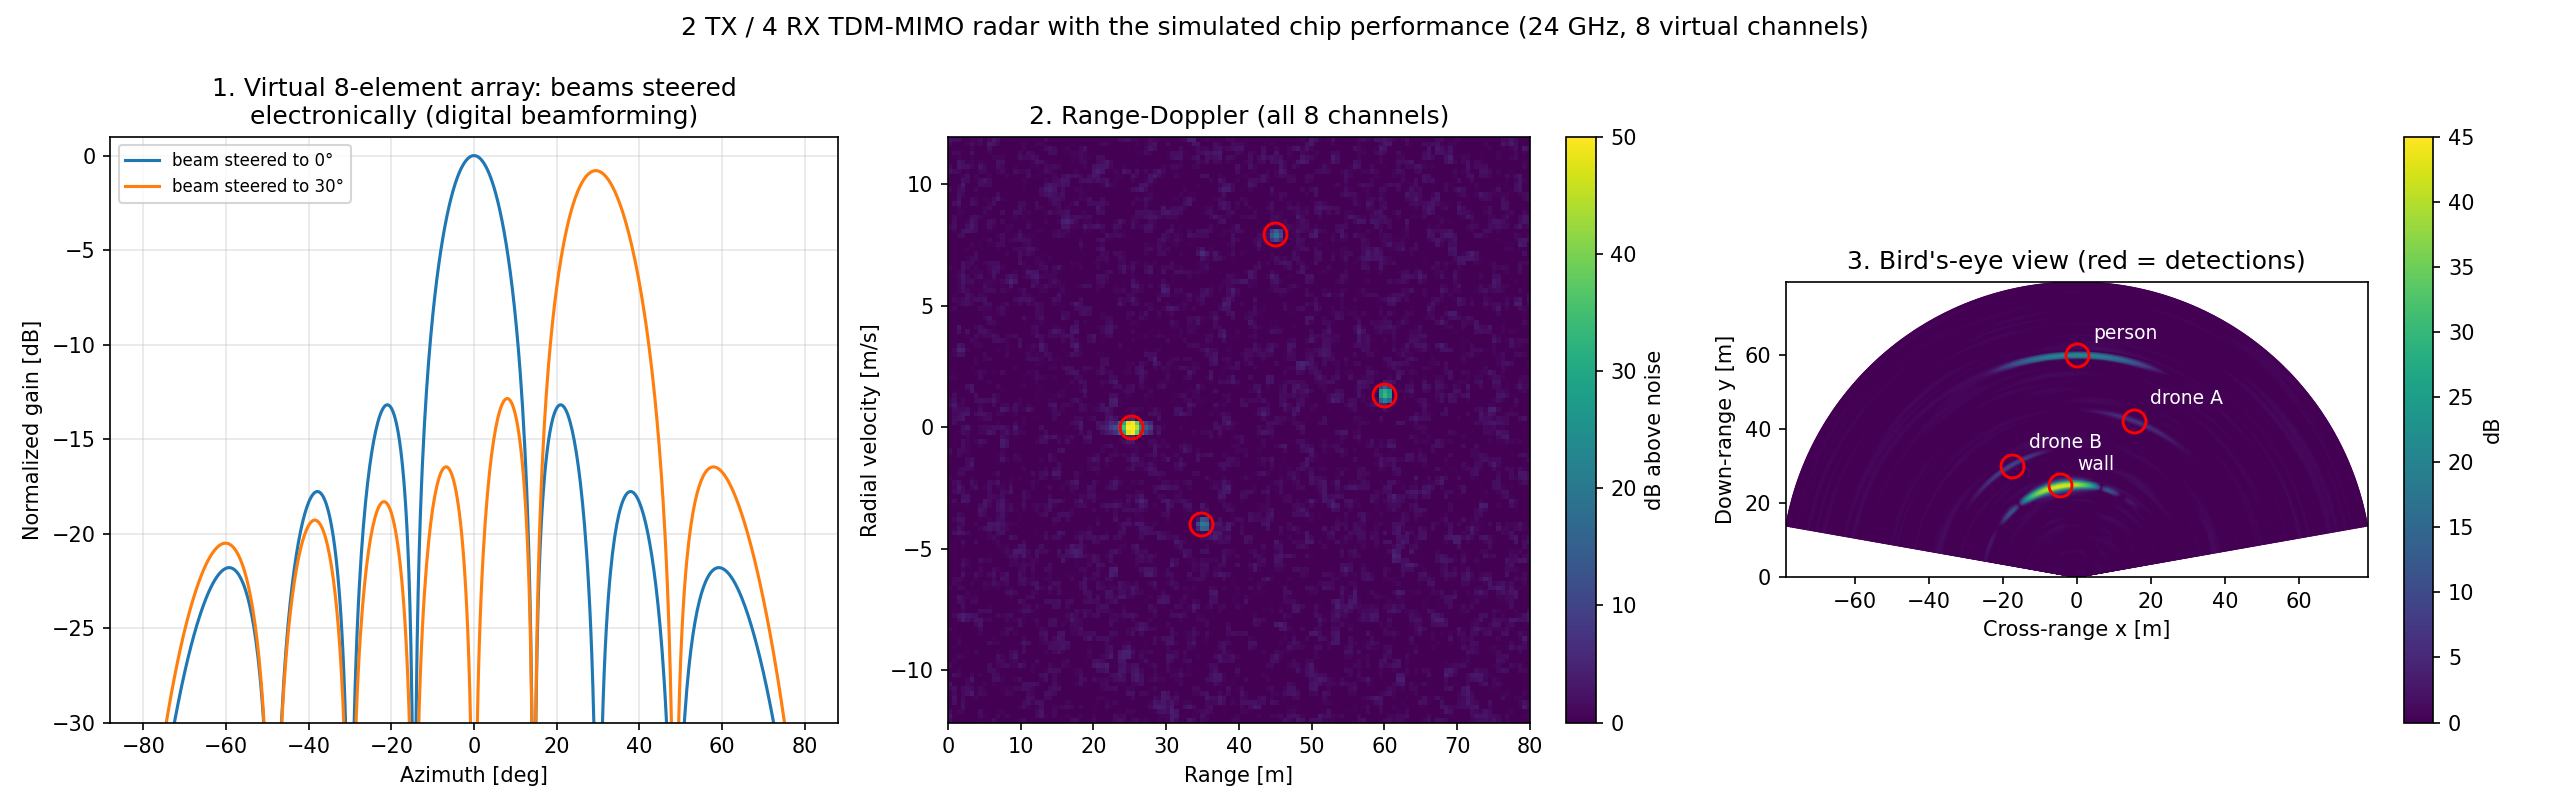

Write Python code to recreate this figure.
"""
mimo_scene.py - 2 TX / 4 RX TDM-MIMO version of the 24 GHz radar (system model).

Chip performance from the transistor-level simulations (PA power, RX gain, noise figure),
plus: antenna geometry (8-element virtual array), patch-column element patterns,
TX1/TX2 alternating chirps (TDM-MIMO), and digital beamforming in the "FPGA".
Processing: range FFT -> Doppler FFT -> non-coherent sum over channels -> 2-D CA-CFAR
-> TDM Doppler compensation -> angle by beam scan across the 8 virtual channels.

Run:  python3 mimo_scene.py                    (calibrated channels)
      python3 mimo_scene.py --phase-err 15     (uncalibrated: random 15 deg rms LO phase errors per RX)
Out:  mimo_scene.png + detection table
"""
import argparse
import numpy as np
import matplotlib; matplotlib.use("Agg"); import matplotlib.pyplot as plt

ap = argparse.ArgumentParser(); ap.add_argument("--phase-err", type=float, default=0.0)
args = ap.parse_args()
rng = np.random.default_rng(3)
c, k, T0 = 3e8, 1.380649e-23, 290.0
db = lambda x: 10*np.log10(x); lin = lambda x: 10**(x/10)

# ---------------- waveform ----------------
F0, B, TC, FS = 24.0e9, 250e6, 128e-6, 5e6
NPT = 128                                   # chirps PER TRANSMITTER (TX1, TX2 alternate -> 256 chirps per frame)
lam = c/(F0 + B/2); S = B/TC; NS = int(TC*FS)

# ---------------- chip (transistor-level results) ----------------
PT_DBM, RX_GAIN = 5.5, 27.6
NF_LOSS, NF_LNA, G_LNA, NF_MIX = 1.5, 2.04, 20.3, 13.0
F_SYS = lin(NF_LOSS) + (lin(NF_LNA)-1)/lin(-NF_LOSS) + (lin(NF_MIX)-1)/(lin(-NF_LOSS)*lin(G_LNA))

# ---------------- antennas ----------------
G_EL = 11.0                                  # patch column (4 series-fed patches): peak gain [dBi]
def el_pattern(th):                          # azimuth power pattern of one column, ~100 deg beamwidth
    return np.clip(np.cos(th), 0, None)**1.3
x_rx = np.arange(4) * lam/2                  # RX positions
x_tx = np.array([0, 4]) * lam/2              # TX positions (4 * lambda/2 apart)
x_v = (x_tx[:, None] + x_rx[None, :]).ravel()   # 8 virtual positions, lambda/2 apart
phase_err = np.deg2rad(rng.normal(0, args.phase_err, 4)) if args.phase_err else np.zeros(4)

# ---------------- scene ----------------
targets = [  # name, range [m], speed [m/s] (+ approaching), azimuth [deg] (+ right), RCS [m^2]
    ("drone A", 45.0,  8.0,  20.0, 0.01),
    ("drone B", 35.0, -4.0, -30.0, 0.01),
    ("person",  60.0,  1.4,   0.0, 1.0),
    ("wall",    25.0,  0.0, -10.0, 5.0),
]

def amp_if(R, rcs, th):
    pt = lin(PT_DBM)*1e-3
    g = lin(G_EL)*el_pattern(th)
    pr = pt * g * g * lam**2 * rcs / ((4*np.pi)**3 * R**4)
    return np.sqrt(2*50*pr) * 10**(RX_GAIN/20)

t = np.arange(NS)/FS
cube = np.zeros((2, 4, NPT, NS))             # [tx, rx, chirp, sample]
for name, R, v, az, rcs in targets:
    th = np.deg2rad(az); a = amp_if(R, rcs, th); fb = 2*R*S/c
    for tx in range(2):
        for n in range(NPT):
            p = 2*n + tx                      # global chirp index (TX1 even, TX2 odd)
            Rp = R - v*p*TC
            for rx in range(4):
                ph = 2*np.pi*fb*t - 4*np.pi*Rp/lam - 2*np.pi*(x_tx[tx] + x_rx[rx])*np.sin(th)/lam + phase_err[rx]
                cube[tx, rx, n] += a*np.cos(ph)
vn = np.sqrt(k*T0*F_SYS*(FS/2)*50) * 10**(RX_GAIN/20)
cube += rng.normal(0, vn, cube.shape)

# ---------------- processing ----------------
NR = NS//2
rf = np.fft.rfft(cube*np.hanning(NS), axis=-1)[..., :NR]
rd = np.fft.fftshift(np.fft.fft(rf*np.hanning(NPT)[:, None], axis=2), axes=2)     # [tx, rx, doppler, range]
r_axis = np.arange(NR)*FS/NS*c/(2*S)
v_axis = np.fft.fftshift(np.fft.fftfreq(NPT, 2*TC))*lam/2                       # chirp period per TX = 2*TC
P = np.sum(np.abs(rd)**2, axis=(0, 1))                                          # non-coherent over 8 channels

def ca_cfar(P, guard=(2, 2), train=(6, 8), pfa=1e-6):
    from numpy.lib.stride_tricks import sliding_window_view as sw
    gd, gr = guard; td, tr = train; hd, hr = gd+td, gr+tr
    tot = sw(np.pad(P, ((hd, hd), (hr, hr)), mode="wrap"), (2*hd+1, 2*hr+1)).sum(axis=(-1, -2))
    inn = sw(np.pad(P, ((gd, gd), (gr, gr)), mode="wrap"), (2*gd+1, 2*gr+1)).sum(axis=(-1, -2))
    n = (2*hd+1)*(2*hr+1) - (2*gd+1)*(2*gr+1)
    # noise in a cell = sum of 8 channel powers (Gamma(8)); threshold for the wanted false-alarm rate,
    # plus ~15 % for the uncertainty of the noise estimate from the training cells
    from scipy.stats import gamma
    alpha = gamma.isf(pfa, 8)/8 * 1.15
    return P > alpha*(tot - inn)/n, (tot - inn)/n

det, noise = ca_cfar(P); det[:, r_axis < 3] = False
th_grid = np.deg2rad(np.linspace(-80, 80, 641))
steer = np.exp(-2j*np.pi*np.outer(np.sin(th_grid), x_v)/lam)                  # [angle, virtual element]

dets = []
for i, j in zip(*np.nonzero(det)):
    if P[i, j] < P[max(i-2, 0):i+3, max(j-2, 0):j+3].max(): continue
    y = rd[:, :, i, j].copy()                                                   # [tx, rx]
    y[1] *= np.exp(-1j*4*np.pi*v_axis[i]*TC/lam)                               # TDM: TX2 chirps are TC later
    beam = np.abs(steer.conj() @ y.ravel())**2
    dets.append((r_axis[j], v_axis[i], np.rad2deg(th_grid[np.argmax(beam)]), db(P[i, j]/noise[i, j]), beam))

# ---------------- report ----------------
print(f"System NF {db(F_SYS):.2f} dB, PA {PT_DBM:+.1f} dBm, element gain {G_EL} dBi, "
      f"virtual array 8 x lambda/2 ({x_v[-1]*1e3:.1f} mm aperture)")
print(f"Max unambiguous speed +-{lam/(4*2*TC):.1f} m/s (halved by TDM), angular resolution ~{np.rad2deg(2/8):.0f} deg at boresight")
if args.phase_err: print(f"Uncalibrated LO phase errors per RX: {np.round(np.rad2deg(phase_err), 1)} deg")
print("\nTarget     range    speed    azimuth  |  detected: range    speed    azimuth  (error)")
for name, R, v, az, rcs in targets:
    hit = [d for d in dets if abs(d[0]-R) < 1.5 and abs(d[1]-v) < 1.0]
    if hit:
        r, vv, a, s, _ = hit[0]
        print(f"{name:9s} {R:5.1f} m {v:+5.1f} m/s {az:+6.1f}°  |  {r:5.1f} m  {vv:+6.2f} m/s  {a:+6.1f}°  ({a-az:+.1f}°)")
    else:
        print(f"{name:9s} {R:5.1f} m {v:+5.1f} m/s {az:+6.1f}°  |  not detected")
false = [d for d in dets if not any(abs(d[0]-R) < 1.5 and abs(d[1]-v) < 1.0 for _, R, v, _, _ in targets)]
print(f"False alarms: {len(false)}")

# max drone range vs azimuth (link budget with 8-channel coherent gain, 13 dB detection threshold)
def snr(R, rcs, az):
    th = np.deg2rad(az); g = lin(G_EL)*el_pattern(th)
    s1 = lin(PT_DBM)*1e-3*g*g*lam**2*rcs*NPT*TC / ((4*np.pi)**3*R**4*k*T0*F_SYS)   # one virtual channel
    return db(8*s1) - 3.0                                                           # coherent over 8, minus processing loss
print("\nDrone (0.01 m^2) detection range vs azimuth:",
      ", ".join(f"{az}°: {10**((snr(1, 0.01, az)-13)/40):.0f} m" for az in (0, 30, 45, 60)))

# ---------------- figure ----------------
fig = plt.figure(figsize=(17, 5.4))
ax1 = fig.add_subplot(1, 3, 1)
for steer_to in (0, 30):
    w = np.exp(-2j*np.pi*np.sin(np.deg2rad(steer_to))*x_v/lam)
    af = np.abs(steer.conj() @ w)**2; af /= af.max()
    ax1.plot(np.rad2deg(th_grid), db(af*el_pattern(th_grid)+1e-6), label=f"beam steered to {steer_to}°")
ax1.set_ylim(-30, 1); ax1.set_xlabel("Azimuth [deg]"); ax1.set_ylabel("Normalized gain [dB]")
ax1.set_title("1. Virtual 8-element array: beams steered\nelectronically (digital beamforming)"); ax1.grid(alpha=.3); ax1.legend(fontsize=8)

ax2 = fig.add_subplot(1, 3, 2)
im = ax2.imshow(db(P/np.median(P)), aspect="auto", origin="lower", cmap="viridis", vmin=0, vmax=50,
                extent=[r_axis[0], r_axis[-1], v_axis[0], v_axis[-1]])
ax2.set_xlim(0, 80); ax2.set_xlabel("Range [m]"); ax2.set_ylabel("Radial velocity [m/s]")
ax2.set_title("2. Range-Doppler (all 8 channels)"); plt.colorbar(im, ax=ax2, label="dB above noise")
for r, vv, a, s, _ in dets: ax2.plot(r, vv, "o", mfc="none", mec="r", ms=11, mew=1.4)

# bird's-eye view: range-azimuth map from all Doppler bins except the static (zero-speed) ones
ax3 = fig.add_subplot(1, 3, 3)
ri = r_axis < 80
y = rd[:, :, :, ri].copy()
y[1] *= np.exp(-1j*4*np.pi*v_axis[:, None]*TC/lam)
Y = y.reshape(8, NPT, -1)
taper = np.hanning(10)[1:-1]                               # amplitude taper across the 8 virtual elements -> low sidelobes
ra = np.einsum("av,vdr->adr", (steer*taper).conj(), Y)
RA = np.sum(np.abs(ra)**2, axis=1)                                      # sum over Doppler
TH, RR = np.meshgrid(th_grid, r_axis[ri], indexing="ij")
pc = ax3.pcolormesh(RR*np.sin(TH), RR*np.cos(TH), db(RA/np.median(RA)), cmap="viridis", vmin=0, vmax=45, shading="gouraud")
for name, R, v, az, rcs in targets:
    ax3.annotate(name, (R*np.sin(np.deg2rad(az)), R*np.cos(np.deg2rad(az))), xytext=(8, 8),
                 textcoords="offset points", color="w", fontsize=9)
for r, vv, a, s_, _ in dets:
    ax3.plot(r*np.sin(np.deg2rad(a)), r*np.cos(np.deg2rad(a)), "o", mfc="none", mec="r", ms=11, mew=1.4)
ax3.set_aspect("equal"); ax3.set_xlabel("Cross-range x [m]"); ax3.set_ylabel("Down-range y [m]")
ax3.set_title("3. Bird's-eye view (red = detections)"); plt.colorbar(pc, ax=ax3, label="dB")
fig.suptitle("2 TX / 4 RX TDM-MIMO radar with the simulated chip performance (24 GHz, 8 virtual channels)"
             + (f" — UNCALIBRATED phase errors {args.phase_err:g}° rms" if args.phase_err else ""), fontsize=12)
plt.tight_layout()
out = "mimo_scene.png" if not args.phase_err else "mimo_scene_uncal.png"
plt.savefig(out, dpi=150); print("Saved", out)
